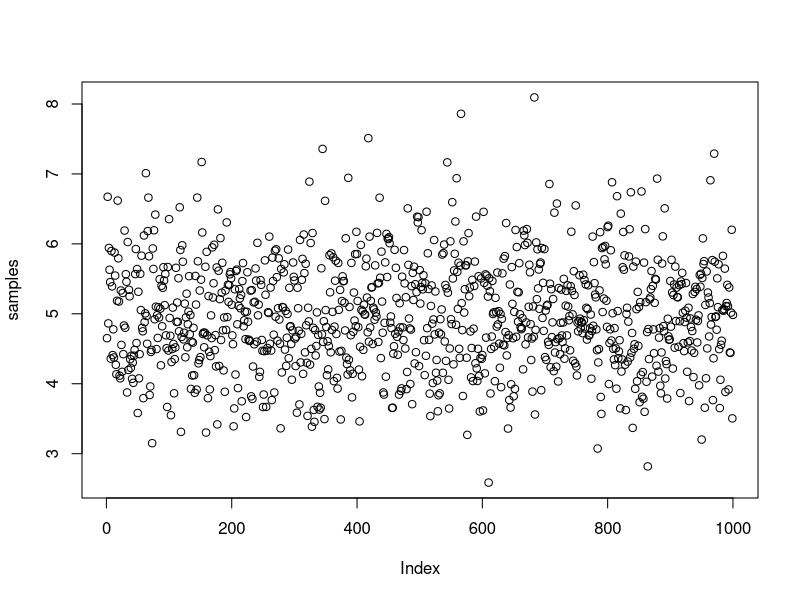
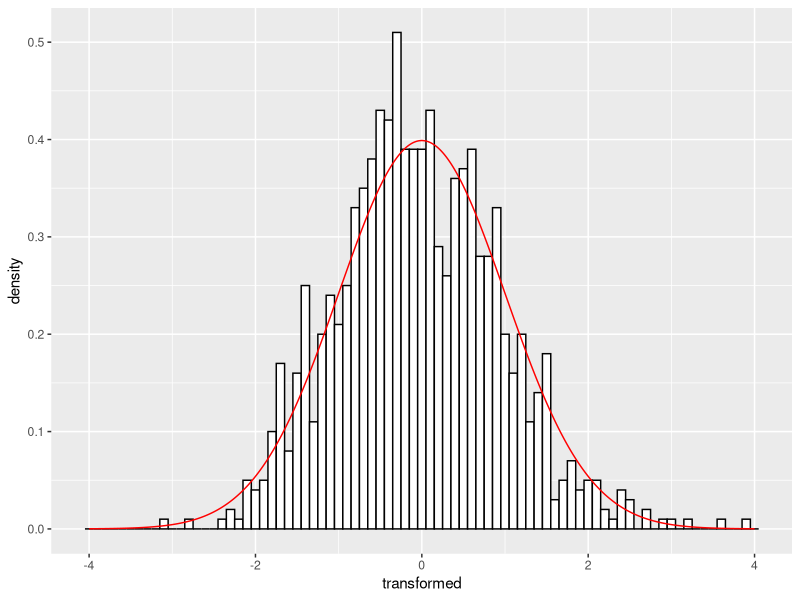

Write the R code that produced these figures, in order.
## ---- chunk 1
samplesize = 40
repitions = 1000
lambda = 0.2
samples = replicate(n = repitions,expr = mean(rexp(samplesize,lambda)))
plot(samples)
mean(samples)
sd(samples)
## ---- chunk 2
transformed = sqrt(40)*(samples-5)/(1/lambda)
library(ggplot2)
ggplot() + geom_histogram(binwidth=0.1, colour="black", fill="white",aes(x=transformed,y = ..density..)) + geom_line(aes(x=seq(from=-4,to=4,length.out=repitions),y=dnorm(seq(from=-4,to=4,length.out=repitions))), colour="red")
